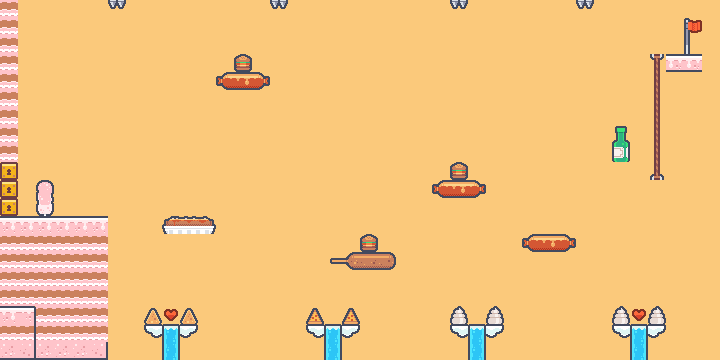

Below is a game level as drawn by its tile map, then a one-line description and the .tmx that defines it (tile-layer data replaced by summaries):
An orthogonal 40x20 tile map with 18x18 px tiles, 3 tile layers (Tile Layer 3, add, Tile Layer 1), 3 tilesets.

<map version="1.10" tiledversion="1.10.2" orientation="orthogonal" renderorder="right-down" width="40" height="20" tilewidth="18" tileheight="18" infinite="0" nextlayerid="4" nextobjectid="1">
 <tileset firstgid="1" name="3adesign2" tilewidth="18" tileheight="18" tilecount="112" columns="16">
  <image source="tilemap_packed_food.png" width="288" height="126" />
  <tile id="0">
   <properties>
    <property name="collides" type="bool" value="true" />
   </properties>
  </tile>
  <tile id="1">
   <properties>
    <property name="collides" type="bool" value="true" />
   </properties>
  </tile>
  <tile id="2">
   <properties>
    <property name="collides" type="bool" value="true" />
   </properties>
  </tile>
  <tile id="3">
   <properties>
    <property name="collides" type="bool" value="true" />
   </properties>
  </tile>
  <tile id="4">
   <properties>
    <property name="collides" type="bool" value="true" />
   </properties>
  </tile>
  <tile id="5">
   <properties>
    <property name="collides" type="bool" value="true" />
   </properties>
  </tile>
  <tile id="6">
   <properties>
    <property name="collides" type="bool" value="true" />
   </properties>
  </tile>
  <tile id="7">
   <properties>
    <property name="collides" type="bool" value="true" />
   </properties>
  </tile>
  <tile id="16">
   <properties>
    <property name="collides" type="bool" value="true" />
   </properties>
  </tile>
  <tile id="17">
   <properties>
    <property name="collides" type="bool" value="true" />
   </properties>
  </tile>
  <tile id="18">
   <properties>
    <property name="collides" type="bool" value="true" />
   </properties>
  </tile>
  <tile id="19">
   <properties>
    <property name="collides" type="bool" value="true" />
   </properties>
  </tile>
  <tile id="20">
   <properties>
    <property name="collides" type="bool" value="true" />
   </properties>
  </tile>
  <tile id="21">
   <properties>
    <property name="collides" type="bool" value="true" />
   </properties>
  </tile>
  <tile id="22">
   <properties>
    <property name="collides" type="bool" value="true" />
   </properties>
  </tile>
  <tile id="23">
   <properties>
    <property name="collides" type="bool" value="true" />
   </properties>
  </tile>
  <tile id="32">
   <properties>
    <property name="collides" type="bool" value="true" />
   </properties>
  </tile>
  <tile id="33">
   <properties>
    <property name="collides" type="bool" value="true" />
   </properties>
  </tile>
  <tile id="34">
   <properties>
    <property name="collides" type="bool" value="true" />
   </properties>
  </tile>
  <tile id="35">
   <properties>
    <property name="collides" type="bool" value="true" />
   </properties>
  </tile>
  <tile id="36">
   <properties>
    <property name="collides" type="bool" value="true" />
   </properties>
  </tile>
  <tile id="37">
   <properties>
    <property name="collides" type="bool" value="true" />
   </properties>
  </tile>
  <tile id="38">
   <properties>
    <property name="collides" type="bool" value="true" />
   </properties>
  </tile>
  <tile id="39">
   <properties>
    <property name="collides" type="bool" value="true" />
   </properties>
  </tile>
  <tile id="48">
   <properties>
    <property name="collides" type="bool" value="true" />
   </properties>
  </tile>
  <tile id="49">
   <properties>
    <property name="collides" type="bool" value="true" />
   </properties>
  </tile>
  <tile id="50">
   <properties>
    <property name="collides" type="bool" value="true" />
   </properties>
  </tile>
  <tile id="51">
   <properties>
    <property name="collides" type="bool" value="true" />
   </properties>
  </tile>
  <tile id="52">
   <properties>
    <property name="collides" type="bool" value="true" />
   </properties>
  </tile>
  <tile id="53">
   <properties>
    <property name="collides" type="bool" value="true" />
   </properties>
  </tile>
  <tile id="54">
   <properties>
    <property name="collides" type="bool" value="true" />
   </properties>
  </tile>
  <tile id="55">
   <properties>
    <property name="collides" type="bool" value="true" />
   </properties>
  </tile>
 </tileset>
 <tileset firstgid="113" name="3adesighn1" tilewidth="18" tileheight="18" tilecount="180" columns="20">
  <image source="tilemap_packed.png" width="360" height="162" />
 </tileset>
 <tileset firstgid="293" name="tilemap-backgrounds" tilewidth="18" tileheight="18" tilecount="40" columns="10">
  <image source="tilemap-backgrounds_packed.png" width="192" height="72" />
 </tileset>
 <layer id="3" name="Tile Layer 3" width="40" height="20">
  <data>[800 cells, 800 non-empty, 3 distinct tile ids]</data>
 </layer>
 <layer id="2" name="add" width="40" height="20">
  <data>[800 cells, 76 non-empty, 33 distinct tile ids]</data>
 </layer>
 <layer id="1" name="Tile Layer 1" width="40" height="20">
  <data>[800 cells, 64 non-empty, 9 distinct tile ids]</data>
 </layer>
</map>
